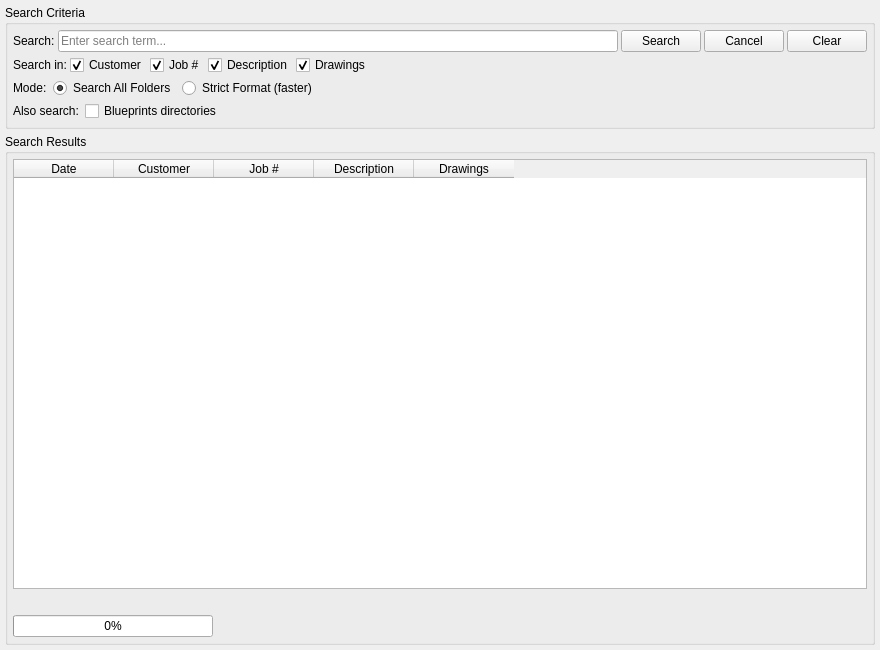
<?xml version="1.0" encoding="UTF-8"?>
<ui version="4.0">
 <class>SearchTab</class>
 <widget class="QWidget" name="SearchTab">
  <property name="geometry">
   <rect>
    <x>0</x>
    <y>0</y>
    <width>880</width>
    <height>650</height>
   </rect>
  </property>
  <layout class="QVBoxLayout" name="mainLayout">
   <property name="spacing">
    <number>5</number>
   </property>
   <property name="leftMargin">
    <number>5</number>
   </property>
   <property name="topMargin">
    <number>5</number>
   </property>
   <property name="rightMargin">
    <number>5</number>
   </property>
   <property name="bottomMargin">
    <number>5</number>
   </property>
   <item>
    <widget class="QGroupBox" name="searchCriteriaGroup">
     <property name="title">
      <string>Search Criteria</string>
     </property>
     <layout class="QVBoxLayout" name="searchCriteriaLayout">
      <property name="spacing">
       <number>3</number>
      </property>
      <property name="leftMargin">
       <number>5</number>
      </property>
      <property name="topMargin">
       <number>5</number>
      </property>
      <property name="rightMargin">
       <number>5</number>
      </property>
      <property name="bottomMargin">
       <number>5</number>
      </property>
      <item>
       <layout class="QHBoxLayout" name="topRow">
        <item>
         <widget class="QLabel" name="searchLabel">
          <property name="text">
           <string>Search:</string>
          </property>
         </widget>
        </item>
        <item>
         <widget class="QLineEdit" name="search_edit">
          <property name="placeholderText">
           <string>Enter search term...</string>
          </property>
         </widget>
        </item>
        <item>
         <widget class="QPushButton" name="search_btn">
          <property name="text">
           <string>Search</string>
          </property>
         </widget>
        </item>
        <item>
         <widget class="QPushButton" name="cancel_btn">
          <property name="text">
           <string>Cancel</string>
          </property>
          <property name="visible">
           <bool>false</bool>
          </property>
         </widget>
        </item>
        <item>
         <widget class="QPushButton" name="clear_btn">
          <property name="text">
           <string>Clear</string>
          </property>
         </widget>
        </item>
       </layout>
      </item>
      <item>
       <layout class="QHBoxLayout" name="checkRow">
        <item>
         <widget class="QLabel" name="searchInLabel">
          <property name="text">
           <string>Search in:</string>
          </property>
         </widget>
        </item>
        <item>
         <widget class="QCheckBox" name="search_customer_check">
          <property name="text">
           <string>Customer</string>
          </property>
          <property name="checked">
           <bool>true</bool>
          </property>
         </widget>
        </item>
        <item>
         <widget class="QCheckBox" name="search_job_check">
          <property name="text">
           <string>Job #</string>
          </property>
          <property name="checked">
           <bool>true</bool>
          </property>
         </widget>
        </item>
        <item>
         <widget class="QCheckBox" name="search_desc_check">
          <property name="text">
           <string>Description</string>
          </property>
          <property name="checked">
           <bool>true</bool>
          </property>
         </widget>
        </item>
        <item>
         <widget class="QCheckBox" name="search_drawing_check">
          <property name="text">
           <string>Drawings</string>
          </property>
          <property name="checked">
           <bool>true</bool>
          </property>
         </widget>
        </item>
        <item>
         <spacer name="horizontalSpacer">
          <property name="orientation">
           <enum>Qt::Horizontal</enum>
          </property>
          <property name="sizeHint" stdset="0">
           <size>
            <width>40</width>
            <height>20</height>
           </size>
          </property>
         </spacer>
        </item>
       </layout>
      </item>
      <item>
       <widget class="QWidget" name="mode_row_widget" native="true">
        <layout class="QHBoxLayout" name="modeRowLayout">
         <property name="leftMargin">
          <number>0</number>
         </property>
         <property name="topMargin">
          <number>0</number>
         </property>
         <property name="rightMargin">
          <number>0</number>
         </property>
         <property name="bottomMargin">
          <number>0</number>
         </property>
         <item>
          <widget class="QLabel" name="modeLabel">
           <property name="text">
            <string>Mode:</string>
           </property>
          </widget>
         </item>
         <item>
          <widget class="QRadioButton" name="search_all_radio">
           <property name="text">
            <string>Search All Folders</string>
           </property>
           <property name="checked">
            <bool>true</bool>
           </property>
          </widget>
         </item>
         <item>
          <widget class="QRadioButton" name="search_strict_radio">
           <property name="text">
            <string>Strict Format (faster)</string>
           </property>
          </widget>
         </item>
         <item>
          <spacer name="horizontalSpacer_2">
           <property name="orientation">
            <enum>Qt::Horizontal</enum>
           </property>
           <property name="sizeHint" stdset="0">
            <size>
             <width>40</width>
             <height>20</height>
            </size>
           </property>
          </spacer>
         </item>
        </layout>
       </widget>
      </item>
      <item>
       <widget class="QWidget" name="legacy_options_widget" native="true">
        <layout class="QHBoxLayout" name="legacyOptionsLayout">
         <property name="leftMargin">
          <number>0</number>
         </property>
         <property name="topMargin">
          <number>0</number>
         </property>
         <property name="rightMargin">
          <number>0</number>
         </property>
         <property name="bottomMargin">
          <number>0</number>
         </property>
         <item>
          <widget class="QLabel" name="alsoSearchLabel">
           <property name="text">
            <string>Also search:</string>
           </property>
          </widget>
         </item>
         <item>
          <widget class="QCheckBox" name="search_blueprints_check">
           <property name="text">
            <string>Blueprints directories</string>
           </property>
           <property name="checked">
            <bool>false</bool>
           </property>
          </widget>
         </item>
         <item>
          <spacer name="horizontalSpacer_3">
           <property name="orientation">
            <enum>Qt::Horizontal</enum>
           </property>
           <property name="sizeHint" stdset="0">
            <size>
             <width>40</width>
             <height>20</height>
            </size>
           </property>
          </spacer>
         </item>
        </layout>
       </widget>
      </item>
     </layout>
    </widget>
   </item>
   <item>
    <widget class="QGroupBox" name="searchResultsGroup">
     <property name="title">
      <string>Search Results</string>
     </property>
     <layout class="QVBoxLayout" name="searchResultsLayout">
      <property name="leftMargin">
       <number>5</number>
      </property>
      <property name="topMargin">
       <number>5</number>
      </property>
      <property name="rightMargin">
       <number>5</number>
      </property>
      <property name="bottomMargin">
       <number>5</number>
      </property>
      <item>
       <widget class="QTableWidget" name="search_table">
        <property name="selectionBehavior">
         <enum>QAbstractItemView::SelectRows</enum>
        </property>
        <column>
         <property name="text">
          <string>Date</string>
         </property>
        </column>
        <column>
         <property name="text">
          <string>Customer</string>
         </property>
        </column>
        <column>
         <property name="text">
          <string>Job #</string>
         </property>
        </column>
        <column>
         <property name="text">
          <string>Description</string>
         </property>
        </column>
        <column>
         <property name="text">
          <string>Drawings</string>
         </property>
        </column>
       </widget>
      </item>
      <item>
       <widget class="QLabel" name="search_status_label">
        <property name="text">
         <string/>
        </property>
       </widget>
      </item>
      <item>
       <widget class="QProgressBar" name="search_progress">
        <property name="maximumSize">
         <size>
          <width>200</width>
          <height>16777215</height>
         </size>
        </property>
        <property name="visible">
         <bool>false</bool>
        </property>
        <property name="value">
         <number>0</number>
        </property>
       </widget>
      </item>
     </layout>
    </widget>
   </item>
  </layout>
 </widget>
 <resources/>
 <connections/>
</ui>
